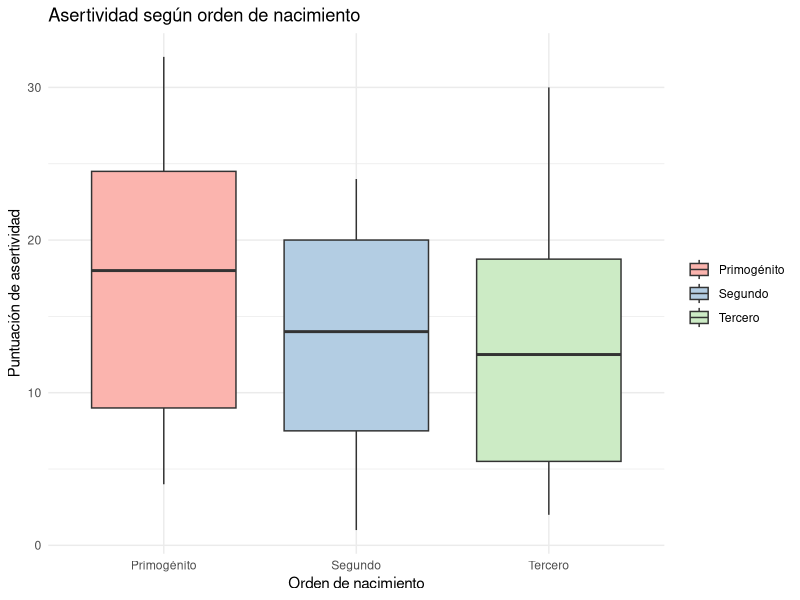
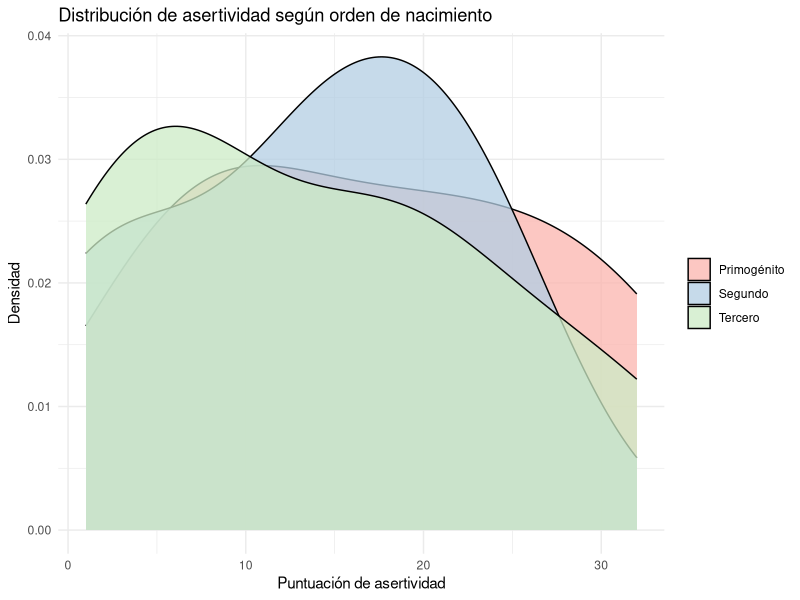

Write R code to recreate these figures, in order.
## ---- chunk 1
library(tidyverse)
library(knitr)
## ---- chunk 2
c1 <- c(83,89,89,90,91,91,92,94,96)
c2 <- c(77,78,79,80,81,81,81,82)
## ---- chunk 3
df.T <- data.frame(Tr=c(rep("c1", times=length(c1)),
                          rep("c2", times=length(c2))),
                   tem=c(c1, c2))
#asignación de rangos de menor a mayor, con promedio de iguales
R <- rank(df.T$tem, ties.method = "average")
#tabla con resultados
ranked <- cbind(df.T,R)
k <- arrange(ranked,R)

## ---- chunk 4
wilcox.test(c1,c2,correct = T,alternative = 'g')
## ---- chunk 5
library(dplyr)

# Datos de asertividad
primogenitos <- c(18, 8, 4, 21, 28, 32, 10)
segundos <- c(18, 12, 3, 24, 22, 1, 14)
terceros <- c(7, 19, 2, 30, 18, 5)

# Crear un dataframe combinado con todos los datos
datos <- data.frame(
  asertividad = c(primogenitos, segundos, terceros),
  orden_nacimiento = factor(c(rep("Primogénito", length(primogenitos)),
                              rep("Segundo", length(segundos)),
                              rep("Tercero", length(terceros))))
)
## ---- chunk 6
# Combinar todos los datos en un vector único
todos_los_datos <- c(primogenitos, segundos, terceros)

# Crear un vector de grupo correspondiente
grupo <- factor(c(rep("Primogénito", length(primogenitos)),
                  rep("Segundo", length(segundos)),
                  rep("Tercero", length(terceros))))

# Calcular los rangos de todas las observaciones
rangos <- rank(todos_los_datos)

# Calcular la suma de rangos para cada grupo
suma_rangos <- tapply(rangos, grupo, sum)

# Número total de observaciones
N <- length(todos_los_datos)

# Calcular el estadístico de Kruskal-Wallis
EP <- (12 / (N * (N + 1))) * sum(suma_rangos^2 / table(grupo)) - 3 * (N + 1)

# Mostrar el estadístico de prueba 
EP

## ---- chunk 7
# Realizar la prueba de Kruskal-Wallis

kruskal_test <- kruskal.test(asertividad ~ orden_nacimiento, data = datos)


print(kruskal_test)

if(kruskal_test$p.value < 0.05) {
  cat("Hay evidencia suficiente para rechazar la hipótesis nula. Existen diferencias significativas en los niveles de asertividad entre los distintos órdenes de nacimiento.\n")
} else {
  cat("No hay evidencia suficiente para rechazar la hipótesis nula. No se observan diferencias significativas en los niveles de asertividad entre los distintos órdenes de nacimiento.\n")
}
## ---- chunk 8

library(ggplot2)

ggplot(datos, aes(x = orden_nacimiento, y = asertividad, fill = orden_nacimiento)) +
  geom_boxplot() +
  labs(title = "Asertividad según orden de nacimiento",
       x = "Orden de nacimiento",
       y = "Puntuación de asertividad") +
  theme_minimal() +
  scale_fill_brewer(palette = "Pastel1") +
  theme(legend.title = element_blank()) 

## ---- chunk 9

ggplot(datos, aes(x = asertividad, fill = orden_nacimiento)) +
  geom_density(alpha = 0.75) + # Ajusta la transparencia con 'alpha'
  labs(title = "Distribución de asertividad según orden de nacimiento",
       x = "Puntuación de asertividad",
       y = "Densidad") +
  theme_minimal() +
  scale_fill_brewer(palette = "Pastel1") + 
  theme(legend.title = element_blank()) 

## ---- chunk 10
esposo <- c(147, 158, 131, 142, 183, 151, 196, 129, 155, 158)
esposa <- c(122, 128, 125, 123, 115, 120, 108, 143, 124, 123)
## ---- chunk 11
cor_pearson <- cor(esposo, esposa, method = "pearson")
cor_pearson
## ---- chunk 12
cor_spearman <- cor(esposo, esposa, method = "spearman")
cor_spearman
## ---- chunk 13
cor_kendall <- cor(esposo, esposa, method = "kendall")
cor_kendall
## ---- chunk 14
pearson <- cor.test(esposo, esposa, method="pearson")
print(pearson)
## ---- chunk 15
spearman<- cor.test(esposo, esposa, method="spearman")
print(spearman)
## ---- chunk 16
kendall <- cor.test(esposo, esposa, method="kendall")
print(kendall)
